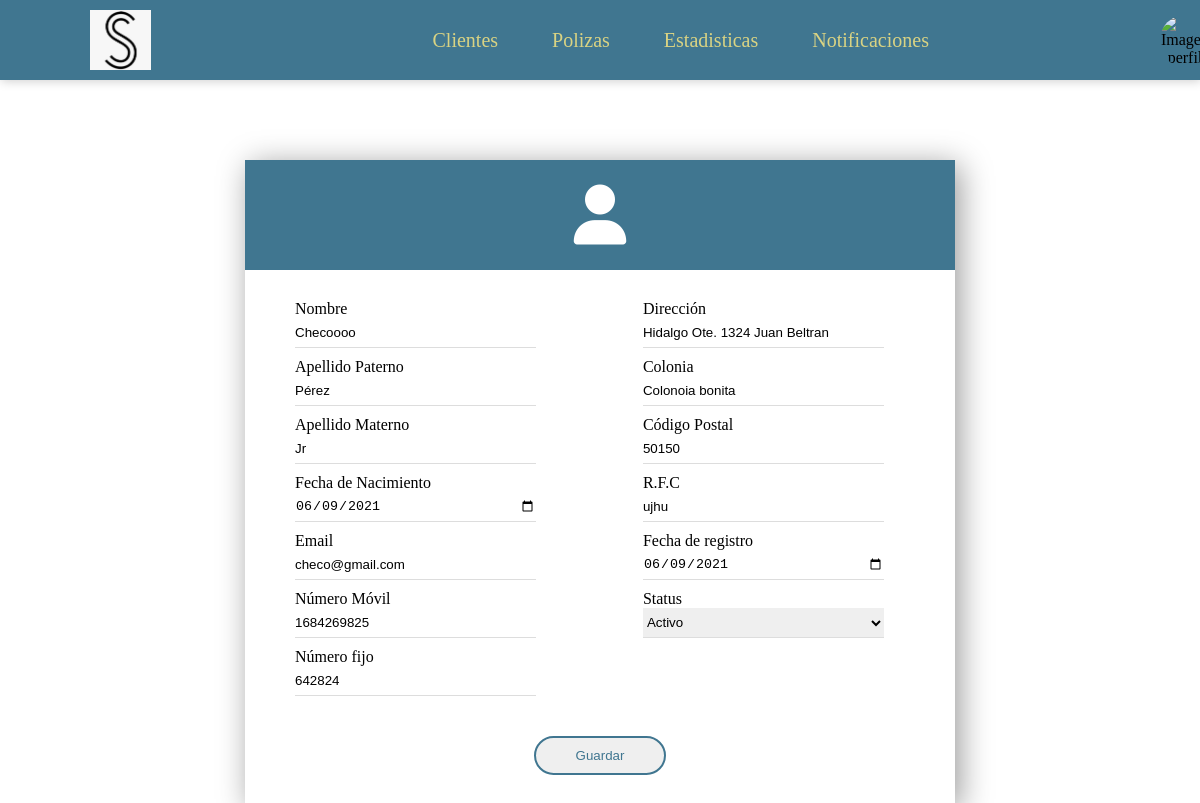
Page /clientes/editar/1/ on the committed database.
### Clientes/models.py (models this page shows, shortened)
class Cliente (models.Model):
    nombre = models.CharField(max_length=30)
    ap_paterno = models.CharField(max_length=30)
    ap_materno = models.CharField(max_length=30)
    fecha_nacimiento = models.DateField(null=True, blank=True)
    email = models.EmailField(null=True, blank=True, default="")
    num_celular = models.CharField(max_length=10)
    num_fijo = models.CharField(max_length=10, null=True, blank=True, default="")
    codigo_postal = models.CharField(max_length=5, null=True, blank=True, default="")
    colonia = models.CharField(max_length=30)
    direccion = models.CharField(max_length=30)
    rfc = models.CharField(max_length=30, null=True, blank=True, default="")
    fecha_registro = models.DateField()
    agente = models.ForeignKey(Agente, on_delete=models.CASCADE)
    status = models.ForeignKey(Status, on_delete=models.CASCADE)

### Clientes/views.py (the view)
# urls.py: path('editar/<int:id_cliente>/',views.editar,name='editar'),
def editar(request, id_cliente):
    cliente = Cliente.objects.get(id=id_cliente)
    form = ClienteForm(request.POST or None, instance=cliente)
    if form.is_valid():
        form.save()
        return redirect('Clientes:index')
    return render(request, 'editar.html', {'form':form, 'cliente':cliente})

### Clientes/models.py (called while the page is built)
    def __str__(self):
        return self.nombre

### Clientes/templates/editar.html (shortened to what this page needs)
{%extends "header.html"%}
{% block content %}
<section class="aling-general">
	<form method="POST">
		<div class="container2">
			<div class="content1">
				<i class="fas fa-user"></i>
			</div>
           <div class="content2">
               {{form.nombre.label}}
				{{form.nombre}}
				{{form.ap_paterno.label}}
				{{form.ap_paterno}}
				{{form.ap_materno.label}}
				{{form.ap_materno}}
				{{form.fecha_nacimiento.label}}
				{{form.fecha_nacimiento}}
				{{form.email.label}}
				{{form.email}}
				{{form.num_celular.label}}
				{{form.num_celular}}
				{{form.num_fijo.label}}
				{{form.num_fijo}}
			</div>
			<div class="content2">
				{{form.direccion.label}}
				{{form.direccion}}
				{{form.colonia.label}}
				{{form.colonia}}
				{{form.codigo_postal.label}}
				{{form.codigo_postal}}
				{{form.rfc.label}}
				{{form.rfc}}
				{{form.fecha_registro.label}}
				{{form.fecha_registro}}
				{{form.status.label}}
				{{form.status}}
			</div>
			<div class="content3">
				<button class="btn" type="submit">Guardar</button>
			</div>
		</div>
	</form>
</section>
{% endblock %}

### Clientes/static/style3.css (style rules this page uses)
* { margin: 0; padding: 0; box-sizing: border-box; }
.container2 { width: 710px; margin: 80px; display: flex; flex-wrap: wrap; box-shadow: 5px 5px 30px rgba(0,0,0,.4); }
.container .content1 i, .container2 .content1 i { width: 200px; margin: 5px; font-size: 60px; text-align: center; color: #FFF; transition: 1s ease-in-out; }
.container .box, .container2 .box { width: 90%; height: 30px; margin-bottom: 10px; border: none; border-bottom: 1px solid #DDD; transition: .5s ease-in-out; }
.container .btn, .container2 .btn { color: #407690; text-decoration: none; border: 2px solid #407690; padding: 10px 40px; border-radius: 50px; }
.content1 { width: 100%; text-align: center; background: #407690; padding: 20px; }
.content2 { width: 49%; padding: 30px 30px 0 50px; }
.content3 { width: 100%; text-align: center; padding: 30px 0; }
.aling-general { width: 100%; height: 100%; display: flex; align-items: center; justify-content: center; margin: auto; }

### rows in the picture
Cliente: nombre "Checoooo", ap_paterno "Pérez", ap_materno "Jr", fecha_nacimiento "06/09/2021", email "checo@gmail.com", num_celular "1684269825", num_fijo "642824", direccion "Hidalgo Ote. 1324 Juan Beltran", colonia "Colonoia bonita", codigo_postal "50150", rfc "ujhu", fecha_registro "06/09/2021", status "Activo"
